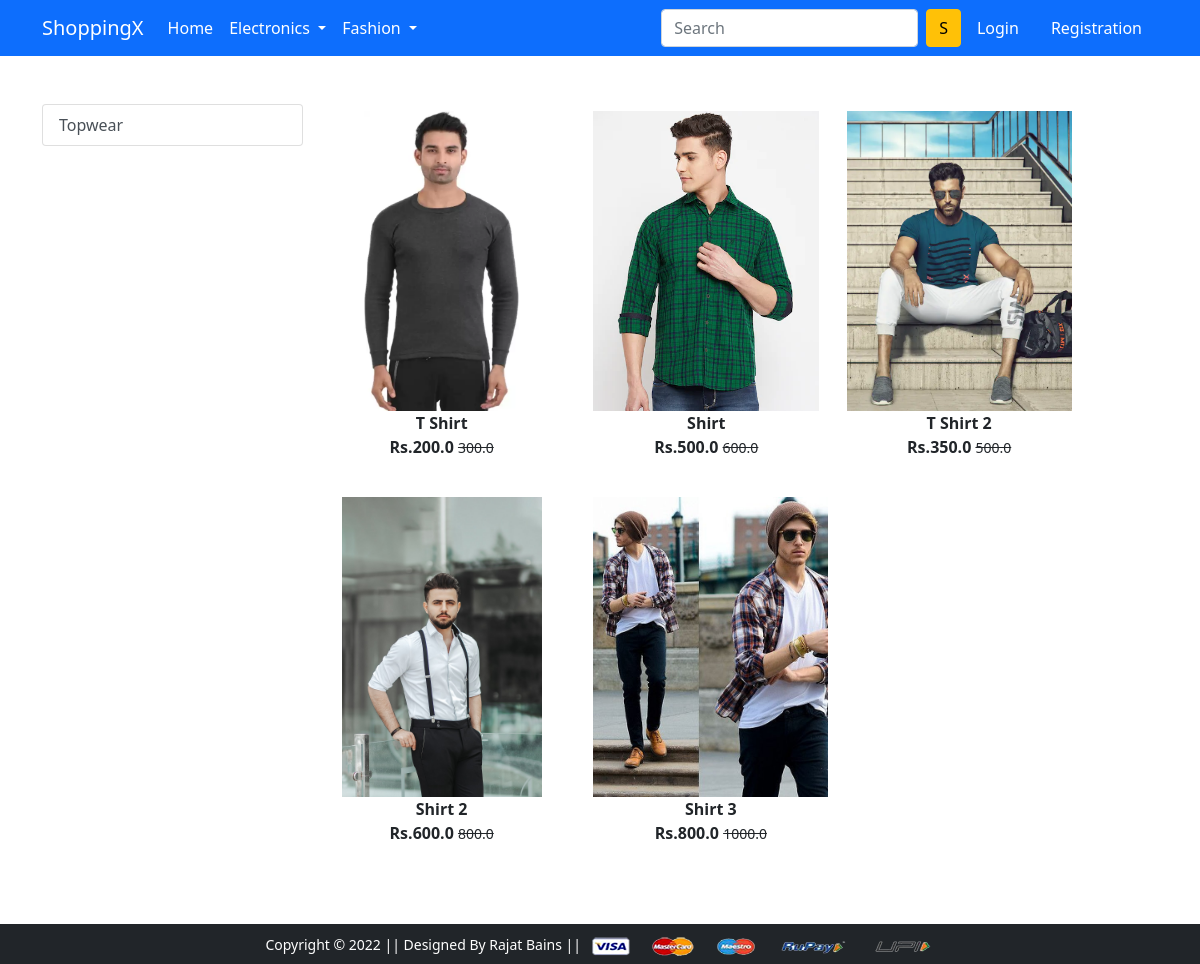
Screenshot of /topwear/ with the database file from the repository.
### app/models.py (models this page shows, shortened)
class Product(models.Model):
    title = models.CharField(max_length=100)
    selling_price = models.FloatField()
    discounted_price = models.FloatField()
    description = models.TextField()
    brand = models.CharField(max_length=100)
    category = models.CharField(choices=CATEGORY_CHOICES, max_length=2)
    product_image = models.ImageField(upload_to="productimg")

### app/views.py (the view)
# urls.py: path("topwear/", views.topwear, name="topwear"),
def topwear(request):
    topwears = Product.objects.filter(category="TW")
    return render(request, "app/topwear.html", {"topwears": topwears})

### app/templates/app/topwear.html (shortened to what this page needs)
{% extends 'app/base.html' %}
{%load static%}
{%block main-content%}
<div class="container my-5">
    <div class="row">
        <div class="col-sm-3">
            <div class="list-group">
                <a href="{% url 'topwear' %}" class="list-group-item list-group-item-action" aria-current="true">Topwear
                </a>
            </div>
        </div>
        <div class="col-sm-8">
            <div class="row">
                {% for product in topwears %}
                <div class="col-sm-4 text-center mb-4">
                    <a href="{% url 'product-detail' product.id %}" class="btn">
                        <div class="item">
                            <img src="{{product.product_image.url}}" alt="" height="300" class="">
                            <div class="fw-bold">{{product.title}}</div>
                            <div class="fw-bold">Rs.{{product.discounted_price}}
                                <small class="fw-light text-decoration-line-through">
                                    {{product.selling_price}}</small>
                            </div>
                        </div>
                    </a>
                </div>
                {% endfor %}
            </div>
        </div>
    </div>
</div>
{% endblock main-content %}

### rows the page displays
Product: product_image (picture), title "T Shirt", discounted_price "200.0", selling_price "300.0"
Product: product_image (picture), title "Shirt", discounted_price "500.0", selling_price "600.0"
Product: product_image (picture), title "T Shirt 2", discounted_price "350.0", selling_price "500.0"
Product: product_image (picture), title "Shirt 2", discounted_price "600.0", selling_price "800.0"
Product: product_image (picture), title "Shirt 3", discounted_price "800.0", selling_price "1000.0"
